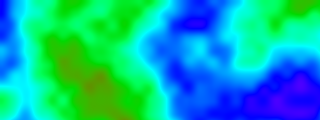
Frame 1 (no input)
Frame 60 (no input): identical to frame 1, image omitted
Frame 120 (the mouse pressed at the canvas centre since frame 60): identical to frame 1, image omitted

The p5.js sketch that drew this single still picture (run headless with seeded random() and noise() and a simulated clock; from frame 60 on, the mouse is pressed at the canvas centre):

// p5.js sketch
// ── sketch.js
// The Nature of Code, Exercise 0.8
// Solution by Rick Sidwell, modified by Tuan
// http://natureofcode.com

// Controls
let octavesSlider;
let falloffSlider;
let xoffSlider;
let yoffSlider;

function setup() {
  createCanvas(320, 120);
  colorMode(HSB);
  createControls(160);
}

function draw() {
  //map slider values to variables
  noiseDetail(octavesSlider.value(), falloffSlider.value());
  const xoffValue = xoffSlider.value();
  const yoffValue = yoffSlider.value();

  // Tell p5 we will work with pixels
  loadPixels();

  let xoff = 0.0;
  // Updating pixels with perlin noise
  for (let x = 0; x < width; x++) {
    let yoff = 0.0;

    for (let y = 0; y < height; y++) {
      // Calculating brightness value for noise
      const bright = map(noise(xoff, yoff), 0, 1, 0, 255);
      // Calculating hue value for noise
      const hu = map(noise(xoff, yoff), 0, 1, 0, 360);
      const col = color(hu, 100, bright);
      set(x, y, col);
      yoff += yoffValue;
    }
    xoff += xoffValue;
  }
  updatePixels();
}

function createControls(ypos) {
  let xpos = 0;

  cpTitle = createP("Perlin Noise");
  cpTitle.position(xpos, ypos - 30);
  cpTitle.style("font-size", "14pt");
  cpTitle.style("font-weight", "bold");
  xpos += 120;

  randomizeButton = createButton("Randomize");
  randomizeButton.position(xpos, ypos - 30);
  randomizeButton.mousePressed(randomizeButtonClicked);

  xpos = 0;
  octavesTitle = createP("Octaves");
  octavesTitle.position(xpos, ypos);
  xpos += 60;

  octavesSlider = createSlider(1, 10, 4, 1);
  octavesSlider.position(xpos, ypos);
  octavesSlider.size(80);
  xpos += 100;

  falloffTitle = createP("Falloff");
  falloffTitle.position(xpos, ypos);
  xpos += 50;

  falloffSlider = createSlider(0, 1, 0.5, 0);
  falloffSlider.position(xpos, ypos);
  falloffSlider.size(80);
  xpos += 100;

  xoffTitle = createP("xoff");
  xoffTitle.position(xpos, ypos);
  xpos += 30;

  xoffSlider = createSlider(0.01, 0.1, 0.01, 0.01);
  xoffSlider.position(xpos, ypos);
  xoffSlider.size(80);
  xpos += 100;

  yoffTitle = createP("yoff");
  yoffTitle.position(xpos, ypos);
  xpos += 30;

  yoffSlider = createSlider(0.01, 0.1, 0.01, 0.01);
  yoffSlider.position(xpos, ypos);
  yoffSlider.size(80);
  xpos += 100;
}

function randomizeButtonClicked() {
  noiseSeed(random(0, 1000000));
}

// ── style.css
html,
body {
  margin: 0;
  padding: 0;
}
canvas {
  display: block;
}

p,
input {
  vertical-align: middle;
  margin: 0;
}
